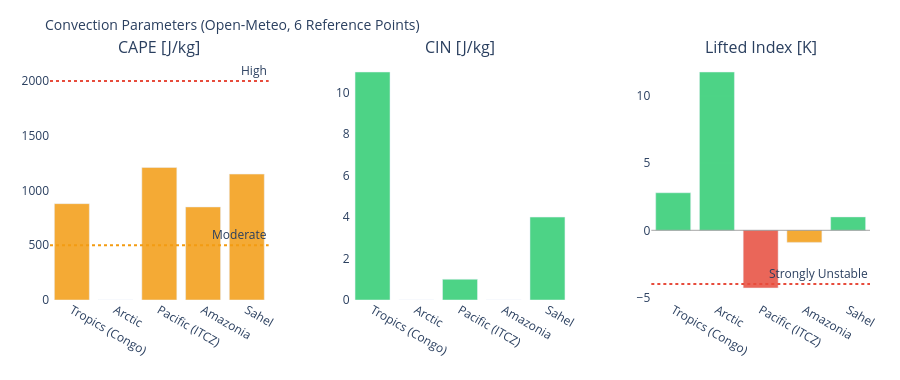

The notebook cell saved with this chart:
### Markdown cell above
---
## 3. Visualizations

### Code cell
# ============================================================
# CAPE / CIN / LIFTED INDEX – Convection potential
# ============================================================

if not df_atm.empty:
    fig = make_subplots(
        rows=1, cols=3,
        subplot_titles=['CAPE [J/kg]', 'CIN [J/kg]', 'Lifted Index [K]'],
        horizontal_spacing=0.1
    )
    pts = df_atm['point'].tolist()
    pt_colors = ['#E85D24','#185FA5','#888780','#378ADD','#639922','#F2A623']

    # CAPE – höher = mehr Gewitterpotential
    cape_vals = df_atm['cape'].fillna(0).tolist()
    cape_colors = ['#e74c3c' if v > 2000 else '#f39c12' if v > 500 else '#2ecc71'
                   for v in cape_vals]
    fig.add_trace(go.Bar(x=pts, y=cape_vals, marker_color=cape_colors,
                         opacity=0.85, showlegend=False), row=1, col=1)
    fig.add_hline(y=2000, line_dash='dot', line_color='#e74c3c',
                  annotation_text='High', row=1, col=1)
    fig.add_hline(y=500,  line_dash='dot', line_color='#f39c12',
                  annotation_text='Moderate', row=1, col=1)

    # CIN – negativer = stärker gedeckelt (weniger Auslöse)
    cin_vals = df_atm['cin'].fillna(0).tolist()
    cin_colors = ['#e74c3c' if v < -200 else '#f39c12' if v < -50 else '#2ecc71'
                  for v in cin_vals]
    fig.add_trace(go.Bar(x=pts, y=cin_vals, marker_color=cin_colors,
                         opacity=0.85, showlegend=False), row=1, col=2)

    # Lifted Index – negativ = instabil
    li_vals = df_atm['li'].fillna(0).tolist()
    li_colors = ['#e74c3c' if v < -4 else '#f39c12' if v < 0 else '#2ecc71'
                 for v in li_vals]
    fig.add_trace(go.Bar(x=pts, y=li_vals, marker_color=li_colors,
                         opacity=0.85, showlegend=False), row=1, col=3)
    fig.add_hline(y=0, line_color='gray', line_width=0.7, row=1, col=3)
    fig.add_hline(y=-4, line_dash='dot', line_color='#e74c3c',
                  annotation_text='Strongly Unstable', row=1, col=3)

    fig.update_layout(
        title=dict(text='Convection Parameters (Open-Meteo, 6 Reference Points)', font=dict(size=14)),
        height=380, plot_bgcolor='rgba(0,0,0,0)', paper_bgcolor='rgba(0,0,0,0)',
        margin=dict(l=50, r=30, t=60, b=80)
    )
    fig.update_xaxes(tickangle=30)
    fig.show()

### Figure 1 — Plotly figure (JSON) as saved in the notebook; plotly's stock layout.template omitted (floating-point values rounded to 4 significant figures)
{"data": [{"marker": {"color": ["#f39c12", "#2ecc71", "#f39c12", "#f39c12", "#f39c12"]}, "opacity": 0.85, "showlegend": false, "type": "bar", "x": ["Tropics (Congo)", "Arctic", "Pacific (ITCZ)", "Amazonia", "Sahel"], "xaxis": "x", "y": [880.0, 0.0, 1210.0, 850.0, 1150.0], "yaxis": "y"}, {"marker": {"color": ["#2ecc71", "#2ecc71", "#2ecc71", "#2ecc71", "#2ecc71"]}, "opacity": 0.85, "showlegend": false, "type": "bar", "x": ["Tropics (Congo)", "Arctic", "Pacific (ITCZ)", "Amazonia", "Sahel"], "xaxis": "x2", "y": [11.0, 0.0, 1.0, 0.0, 4.0], "yaxis": "y2"}, {"marker": {"color": ["#2ecc71", "#2ecc71", "#e74c3c", "#f39c12", "#2ecc71"]}, "opacity": 0.85, "showlegend": false, "type": "bar", "x": ["Tropics (Congo)", "Arctic", "Pacific (ITCZ)", "Amazonia", "Sahel"], "xaxis": "x3", "y": [2.8, 11.8, -4.3, -0.9, 1.0], "yaxis": "y3"}], "layout": {"annotations": [{"font": {"size": 16}, "showarrow": false, "text": "CAPE [J/kg]", "x": 0.1333, "xanchor": "center", "xref": "paper", "y": 1.0, "yanchor": "bottom", "yref": "paper"}, {"font": {"size": 16}, "showarrow": false, "text": "CIN [J/kg]", "x": 0.5, "xanchor": "center", "xref": "paper", "y": 1.0, "yanchor": "bottom", "yref": "paper"}, {"font": {"size": 16}, "showarrow": false, "text": "Lifted Index [K]", "x": 0.8667, "xanchor": "center", "xref": "paper", "y": 1.0, "yanchor": "bottom", "yref": "paper"}, {"showarrow": false, "text": "High", "x": 1, "xanchor": "right", "xref": "x domain", "y": 2000, "yanchor": "bottom", "yref": "y"}, {"showarrow": false, "text": "Moderate", "x": 1, "xanchor": "right", "xref": "x domain", "y": 500, "yanchor": "bottom", "yref": "y"}, {"showarrow": false, "text": "Strongly Unstable", "x": 1, "xanchor": "right", "xref": "x3 domain", "y": -4, "yanchor": "bottom", "yref": "y3"}], "height": 380, "margin": {"b": 80, "l": 50, "r": 30, "t": 60}, "paper_bgcolor": "rgba(0,0,0,0)", "plot_bgcolor": "rgba(0,0,0,0)", "shapes": [{"line": {"color": "#e74c3c", "dash": "dot"}, "type": "line", "x0": 0, "x1": 1, "xref": "x domain", "y0": 2000, "y1": 2000, "yref": "y"}, {"line": {"color": "#f39c12", "dash": "dot"}, "type": "line", "x0": 0, "x1": 1, "xref": "x domain", "y0": 500, "y1": 500, "yref": "y"}, {"line": {"color": "gray", "width": 0.7}, "type": "line", "x0": 0, "x1": 1, "xref": "x3 domain", "y0": 0, "y1": 0, "yref": "y3"}, {"line": {"color": "#e74c3c", "dash": "dot"}, "type": "line", "x0": 0, "x1": 1, "xref": "x3 domain", "y0": -4, "y1": -4, "yref": "y3"}], "title": {"font": {"size": 14}, "text": "Convection Parameters (Open-Meteo, 6 Reference Points)"}, "xaxis": {"anchor": "y", "domain": [0.0, 0.2667], "tickangle": 30}, "xaxis2": {"anchor": "y2", "domain": [0.3667, 0.6333], "tickangle": 30}, "xaxis3": {"anchor": "y3", "domain": [0.7333, 1.0], "tickangle": 30}, "yaxis": {"anchor": "x", "domain": [0.0, 1.0]}, "yaxis2": {"anchor": "x2", "domain": [0.0, 1.0]}, "yaxis3": {"anchor": "x3", "domain": [0.0, 1.0]}}}
